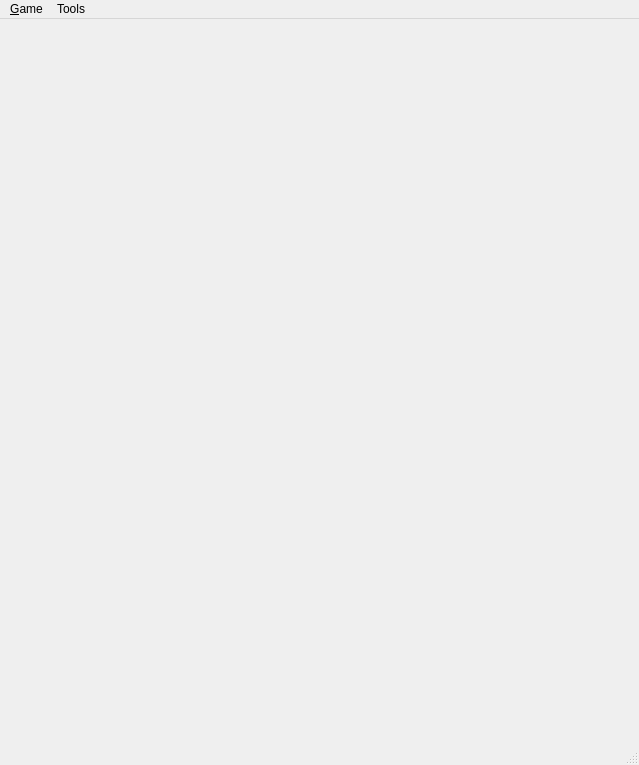
<ui version="4.0" >
 <class>MainWindow</class>
 <widget class="QMainWindow" name="MainWindow" >
  <property name="enabled" >
   <bool>true</bool>
  </property>
  <property name="geometry" >
   <rect>
    <x>0</x>
    <y>0</y>
    <width>639</width>
    <height>765</height>
   </rect>
  </property>
  <property name="windowTitle" >
   <string>MainWindow</string>
  </property>
  <property name="autoFillBackground" >
   <bool>false</bool>
  </property>
  <property name="styleSheet" >
   <string notr="true" />
  </property>
  <widget class="QWidget" name="mp_centralWidget" >
   <property name="autoFillBackground" >
    <bool>false</bool>
   </property>
   <property name="styleSheet" >
    <string notr="true" />
   </property>
   <layout class="QGridLayout" name="gridLayout" >
    <property name="spacing" >
     <number>0</number>
    </property>
    <item row="0" column="0" >
     <layout class="QHBoxLayout" name="horizontalLayout_5" >
      <property name="spacing" >
       <number>0</number>
      </property>
      <item>
       <spacer name="horizontalSpacer_6" >
        <property name="orientation" >
         <enum>Qt::Horizontal</enum>
        </property>
        <property name="sizeType" >
         <enum>QSizePolicy::Preferred</enum>
        </property>
        <property name="sizeHint" stdset="0" >
         <size>
          <width>15</width>
          <height>15</height>
         </size>
        </property>
       </spacer>
      </item>
      <item>
       <layout class="QVBoxLayout" name="verticalLayout_5" >
        <property name="spacing" >
         <number>0</number>
        </property>
        <item>
         <spacer name="verticalSpacer_5" >
          <property name="orientation" >
           <enum>Qt::Vertical</enum>
          </property>
          <property name="sizeType" >
           <enum>QSizePolicy::Preferred</enum>
          </property>
          <property name="sizeHint" stdset="0" >
           <size>
            <width>15</width>
            <height>25</height>
           </size>
          </property>
         </spacer>
        </item>
        <item>
         <widget class="client::OpponentWidget" native="1" name="mp_opponent2" >
          <property name="sizePolicy" >
           <sizepolicy vsizetype="Fixed" hsizetype="Fixed" >
            <horstretch>0</horstretch>
            <verstretch>0</verstretch>
           </sizepolicy>
          </property>
          <property name="minimumSize" >
           <size>
            <width>0</width>
            <height>0</height>
           </size>
          </property>
         </widget>
        </item>
       </layout>
      </item>
     </layout>
    </item>
    <item row="0" column="1" >
     <layout class="QHBoxLayout" name="horizontalLayout_6" >
      <property name="spacing" >
       <number>0</number>
      </property>
      <item>
       <spacer name="horizontalSpacer_7" >
        <property name="orientation" >
         <enum>Qt::Horizontal</enum>
        </property>
        <property name="sizeType" >
         <enum>QSizePolicy::Preferred</enum>
        </property>
        <property name="sizeHint" stdset="0" >
         <size>
          <width>10</width>
          <height>15</height>
         </size>
        </property>
       </spacer>
      </item>
      <item>
       <layout class="QVBoxLayout" name="verticalLayout_6" >
        <property name="spacing" >
         <number>0</number>
        </property>
        <item>
         <widget class="client::OpponentWidget" native="1" name="mp_opponent3" >
          <property name="sizePolicy" >
           <sizepolicy vsizetype="Fixed" hsizetype="Fixed" >
            <horstretch>0</horstretch>
            <verstretch>0</verstretch>
           </sizepolicy>
          </property>
          <property name="minimumSize" >
           <size>
            <width>0</width>
            <height>0</height>
           </size>
          </property>
         </widget>
        </item>
        <item>
         <spacer name="verticalSpacer_6" >
          <property name="orientation" >
           <enum>Qt::Vertical</enum>
          </property>
          <property name="sizeType" >
           <enum>QSizePolicy::Preferred</enum>
          </property>
          <property name="sizeHint" stdset="0" >
           <size>
            <width>15</width>
            <height>25</height>
           </size>
          </property>
         </spacer>
        </item>
       </layout>
      </item>
     </layout>
    </item>
    <item row="0" column="2" >
     <spacer name="horizontalSpacer_9" >
      <property name="orientation" >
       <enum>Qt::Horizontal</enum>
      </property>
      <property name="sizeType" >
       <enum>QSizePolicy::Maximum</enum>
      </property>
      <property name="sizeHint" stdset="0" >
       <size>
        <width>50</width>
        <height>20</height>
       </size>
      </property>
     </spacer>
    </item>
    <item row="0" column="3" >
     <layout class="QHBoxLayout" name="horizontalLayout_7" >
      <item>
       <layout class="QVBoxLayout" name="verticalLayout_7" >
        <item>
         <widget class="client::OpponentWidget" native="1" name="mp_opponent4" >
          <property name="sizePolicy" >
           <sizepolicy vsizetype="Fixed" hsizetype="Fixed" >
            <horstretch>0</horstretch>
            <verstretch>0</verstretch>
           </sizepolicy>
          </property>
          <property name="minimumSize" >
           <size>
            <width>0</width>
            <height>0</height>
           </size>
          </property>
         </widget>
        </item>
        <item>
         <spacer name="verticalSpacer_7" >
          <property name="orientation" >
           <enum>Qt::Vertical</enum>
          </property>
          <property name="sizeType" >
           <enum>QSizePolicy::Minimum</enum>
          </property>
          <property name="sizeHint" stdset="0" >
           <size>
            <width>15</width>
            <height>25</height>
           </size>
          </property>
         </spacer>
        </item>
       </layout>
      </item>
      <item>
       <spacer name="horizontalSpacer_8" >
        <property name="orientation" >
         <enum>Qt::Horizontal</enum>
        </property>
        <property name="sizeType" >
         <enum>QSizePolicy::Preferred</enum>
        </property>
        <property name="sizeHint" stdset="0" >
         <size>
          <width>10</width>
          <height>15</height>
         </size>
        </property>
       </spacer>
      </item>
     </layout>
    </item>
    <item row="0" column="4" >
     <layout class="QHBoxLayout" name="horizontalLayout_4" >
      <property name="spacing" >
       <number>0</number>
      </property>
      <item>
       <layout class="QVBoxLayout" name="verticalLayout_4" >
        <property name="spacing" >
         <number>0</number>
        </property>
        <item>
         <spacer name="verticalSpacer_4" >
          <property name="orientation" >
           <enum>Qt::Vertical</enum>
          </property>
          <property name="sizeType" >
           <enum>QSizePolicy::Minimum</enum>
          </property>
          <property name="sizeHint" stdset="0" >
           <size>
            <width>15</width>
            <height>25</height>
           </size>
          </property>
         </spacer>
        </item>
        <item>
         <widget class="client::OpponentWidget" native="1" name="mp_opponent5" >
          <property name="sizePolicy" >
           <sizepolicy vsizetype="Fixed" hsizetype="Fixed" >
            <horstretch>0</horstretch>
            <verstretch>0</verstretch>
           </sizepolicy>
          </property>
          <property name="minimumSize" >
           <size>
            <width>0</width>
            <height>0</height>
           </size>
          </property>
         </widget>
        </item>
       </layout>
      </item>
      <item>
       <spacer name="horizontalSpacer_5" >
        <property name="orientation" >
         <enum>Qt::Horizontal</enum>
        </property>
        <property name="sizeType" >
         <enum>QSizePolicy::Preferred</enum>
        </property>
        <property name="sizeHint" stdset="0" >
         <size>
          <width>15</width>
          <height>15</height>
         </size>
        </property>
       </spacer>
      </item>
     </layout>
    </item>
    <item row="1" column="0" >
     <layout class="QHBoxLayout" name="horizontalLayout_3" >
      <item>
       <layout class="QVBoxLayout" name="verticalLayout_9" >
        <item>
         <spacer name="verticalSpacer_9" >
          <property name="orientation" >
           <enum>Qt::Vertical</enum>
          </property>
          <property name="sizeType" >
           <enum>QSizePolicy::Preferred</enum>
          </property>
          <property name="sizeHint" stdset="0" >
           <size>
            <width>15</width>
            <height>15</height>
           </size>
          </property>
         </spacer>
        </item>
        <item>
         <widget class="client::OpponentWidget" native="1" name="mp_opponent1" >
          <property name="sizePolicy" >
           <sizepolicy vsizetype="Fixed" hsizetype="Fixed" >
            <horstretch>0</horstretch>
            <verstretch>0</verstretch>
           </sizepolicy>
          </property>
          <property name="minimumSize" >
           <size>
            <width>0</width>
            <height>0</height>
           </size>
          </property>
         </widget>
        </item>
       </layout>
      </item>
      <item>
       <spacer name="horizontalSpacer_4" >
        <property name="orientation" >
         <enum>Qt::Horizontal</enum>
        </property>
        <property name="sizeType" >
         <enum>QSizePolicy::Preferred</enum>
        </property>
        <property name="sizeHint" stdset="0" >
         <size>
          <width>50</width>
          <height>15</height>
         </size>
        </property>
       </spacer>
      </item>
     </layout>
    </item>
    <item row="1" column="1" colspan="3" >
     <layout class="QVBoxLayout" name="verticalLayout_10" >
      <property name="spacing" >
       <number>0</number>
      </property>
      <item>
       <widget class="QWidget" native="1" name="mp_middleWidget" >
        <property name="sizePolicy" >
         <sizepolicy vsizetype="Preferred" hsizetype="Preferred" >
          <horstretch>0</horstretch>
          <verstretch>0</verstretch>
         </sizepolicy>
        </property>
       </widget>
      </item>
      <item>
       <spacer name="verticalSpacer_10" >
        <property name="orientation" >
         <enum>Qt::Vertical</enum>
        </property>
        <property name="sizeType" >
         <enum>QSizePolicy::Minimum</enum>
        </property>
        <property name="sizeHint" stdset="0" >
         <size>
          <width>15</width>
          <height>15</height>
         </size>
        </property>
       </spacer>
      </item>
     </layout>
    </item>
    <item row="1" column="4" >
     <layout class="QHBoxLayout" name="horizontalLayout_2" >
      <property name="spacing" >
       <number>0</number>
      </property>
      <item>
       <spacer name="horizontalSpacer_3" >
        <property name="orientation" >
         <enum>Qt::Horizontal</enum>
        </property>
        <property name="sizeType" >
         <enum>QSizePolicy::Preferred</enum>
        </property>
        <property name="sizeHint" stdset="0" >
         <size>
          <width>50</width>
          <height>15</height>
         </size>
        </property>
       </spacer>
      </item>
      <item>
       <layout class="QVBoxLayout" name="verticalLayout_8" >
        <property name="spacing" >
         <number>0</number>
        </property>
        <item>
         <spacer name="verticalSpacer_8" >
          <property name="orientation" >
           <enum>Qt::Vertical</enum>
          </property>
          <property name="sizeType" >
           <enum>QSizePolicy::Preferred</enum>
          </property>
          <property name="sizeHint" stdset="0" >
           <size>
            <width>15</width>
            <height>15</height>
           </size>
          </property>
         </spacer>
        </item>
        <item>
         <widget class="client::OpponentWidget" native="1" name="mp_opponent6" >
          <property name="sizePolicy" >
           <sizepolicy vsizetype="Fixed" hsizetype="Fixed" >
            <horstretch>0</horstretch>
            <verstretch>0</verstretch>
           </sizepolicy>
          </property>
          <property name="minimumSize" >
           <size>
            <width>0</width>
            <height>0</height>
           </size>
          </property>
         </widget>
        </item>
       </layout>
      </item>
     </layout>
    </item>
    <item row="2" column="0" colspan="5" >
     <layout class="QHBoxLayout" name="horizontalLayout_8" >
      <property name="spacing" >
       <number>0</number>
      </property>
      <item>
       <layout class="QVBoxLayout" name="verticalLayout_2" >
        <property name="spacing" >
         <number>0</number>
        </property>
        <item>
         <spacer name="verticalSpacer" >
          <property name="orientation" >
           <enum>Qt::Vertical</enum>
          </property>
          <property name="sizeType" >
           <enum>QSizePolicy::Minimum</enum>
          </property>
          <property name="sizeHint" stdset="0" >
           <size>
            <width>15</width>
            <height>15</height>
           </size>
          </property>
         </spacer>
        </item>
        <item>
         <widget class="client::ChatWidget" native="1" name="mp_chatWidget" >
          <property name="sizePolicy" >
           <sizepolicy vsizetype="Fixed" hsizetype="Expanding" >
            <horstretch>0</horstretch>
            <verstretch>0</verstretch>
           </sizepolicy>
          </property>
         </widget>
        </item>
       </layout>
      </item>
      <item>
       <layout class="QHBoxLayout" name="horizontalLayout" >
        <property name="spacing" >
         <number>0</number>
        </property>
        <item>
         <spacer name="horizontalSpacer" >
          <property name="orientation" >
           <enum>Qt::Horizontal</enum>
          </property>
          <property name="sizeType" >
           <enum>QSizePolicy::Minimum</enum>
          </property>
          <property name="sizeHint" stdset="0" >
           <size>
            <width>60</width>
            <height>15</height>
           </size>
          </property>
         </spacer>
        </item>
        <item>
         <layout class="QVBoxLayout" name="verticalLayout_3" >
          <property name="spacing" >
           <number>0</number>
          </property>
          <item>
           <widget class="client::LocalPlayerWidget" native="1" name="mp_localPlayerWidget" >
            <property name="sizePolicy" >
             <sizepolicy vsizetype="Fixed" hsizetype="Fixed" >
              <horstretch>0</horstretch>
              <verstretch>0</verstretch>
             </sizepolicy>
            </property>
            <property name="minimumSize" >
             <size>
              <width>0</width>
              <height>0</height>
             </size>
            </property>
           </widget>
          </item>
          <item>
           <spacer name="verticalSpacer_2" >
            <property name="orientation" >
             <enum>Qt::Vertical</enum>
            </property>
            <property name="sizeType" >
             <enum>QSizePolicy::Minimum</enum>
            </property>
            <property name="sizeHint" stdset="0" >
             <size>
              <width>15</width>
              <height>15</height>
             </size>
            </property>
           </spacer>
          </item>
         </layout>
        </item>
        <item>
         <spacer name="horizontalSpacer_2" >
          <property name="orientation" >
           <enum>Qt::Horizontal</enum>
          </property>
          <property name="sizeType" >
           <enum>QSizePolicy::Minimum</enum>
          </property>
          <property name="sizeHint" stdset="0" >
           <size>
            <width>60</width>
            <height>15</height>
           </size>
          </property>
         </spacer>
        </item>
       </layout>
      </item>
      <item>
       <layout class="QVBoxLayout" name="verticalLayout" >
        <property name="spacing" >
         <number>0</number>
        </property>
        <item>
         <spacer name="verticalSpacer_3" >
          <property name="orientation" >
           <enum>Qt::Vertical</enum>
          </property>
          <property name="sizeType" >
           <enum>QSizePolicy::Minimum</enum>
          </property>
          <property name="sizeHint" stdset="0" >
           <size>
            <width>15</width>
            <height>15</height>
           </size>
          </property>
         </spacer>
        </item>
        <item>
         <widget class="client::LogWidget" native="1" name="mp_logWidget" >
          <property name="sizePolicy" >
           <sizepolicy vsizetype="Fixed" hsizetype="Expanding" >
            <horstretch>0</horstretch>
            <verstretch>0</verstretch>
           </sizepolicy>
          </property>
         </widget>
        </item>
       </layout>
      </item>
     </layout>
    </item>
   </layout>
  </widget>
  <widget class="QMenuBar" name="menubar" >
   <property name="geometry" >
    <rect>
     <x>0</x>
     <y>0</y>
     <width>639</width>
     <height>24</height>
    </rect>
   </property>
   <property name="autoFillBackground" >
    <bool>false</bool>
   </property>
   <widget class="QMenu" name="menuGame" >
    <property name="title" >
     <string>&amp;Game</string>
    </property>
    <addaction name="mp_actionConnectToServer" />
    <addaction name="mp_actionDisconnectFromServer" />
    <addaction name="separator" />
    <addaction name="actionCreateGame" />
    <addaction name="mp_actionJoinGame" />
    <addaction name="mp_actionLeaveGame" />
    <addaction name="mp_actionExit" />
   </widget>
   <widget class="QMenu" name="menuTools" >
    <property name="title" >
     <string>Tools</string>
    </property>
    <addaction name="actionConfigure_Profile" />
   </widget>
   <addaction name="menuGame" />
   <addaction name="menuTools" />
  </widget>
  <widget class="QStatusBar" name="mp_statusbar" />
  <action name="mp_actionConnectToServer" >
   <property name="icon" >
    <iconset resource="client.qrc" >
     <normaloff>:/icons/gfx/icons/icon-connect.svg</normaloff>:/icons/gfx/icons/icon-connect.svg</iconset>
   </property>
   <property name="text" >
    <string>&amp;Connect to Server</string>
   </property>
  </action>
  <action name="mp_actionExit" >
   <property name="text" >
    <string>&amp;Exit</string>
   </property>
  </action>
  <action name="mp_actionDisconnectFromServer" >
   <property name="text" >
    <string>&amp;Disconnect from Server</string>
   </property>
  </action>
  <action name="mp_actionJoinGame" >
   <property name="text" >
    <string>&amp;Join Game</string>
   </property>
  </action>
  <action name="mp_actionLeaveGame" >
   <property name="text" >
    <string>&amp;Leave Game</string>
   </property>
  </action>
  <action name="actionConfigure_Profile" >
   <property name="text" >
    <string>Configure Profile</string>
   </property>
  </action>
  <action name="actionCreateGame" >
   <property name="text" >
    <string>C&amp;reate Game</string>
   </property>
  </action>
 </widget>
 <customwidgets>
  <customwidget>
   <class>client::OpponentWidget</class>
   <extends>QWidget</extends>
   <header>opponentwidget.h</header>
   <container>1</container>
  </customwidget>
  <customwidget>
   <class>client::ChatWidget</class>
   <extends>QWidget</extends>
   <header>chatwidget.h</header>
   <container>1</container>
  </customwidget>
  <customwidget>
   <class>client::LogWidget</class>
   <extends>QWidget</extends>
   <header>logwidget.h</header>
   <container>1</container>
  </customwidget>
  <customwidget>
   <class>client::LocalPlayerWidget</class>
   <extends>QWidget</extends>
   <header>localplayerwidget.h</header>
   <container>1</container>
  </customwidget>
 </customwidgets>
 <resources>
  <include location="client.qrc" />
 </resources>
 <connections>
  <connection>
   <sender>mp_actionExit</sender>
   <signal>triggered()</signal>
   <receiver>MainWindow</receiver>
   <slot>close()</slot>
   <hints>
    <hint type="sourcelabel" >
     <x>-1</x>
     <y>-1</y>
    </hint>
    <hint type="destinationlabel" >
     <x>399</x>
     <y>328</y>
    </hint>
   </hints>
  </connection>
 </connections>
</ui>
